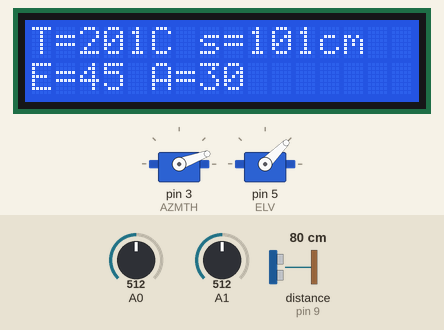
Simulated run of this sketch. Board: Arduino Uno, built with avr-gcc and run on an emulated ATmega328P. Shown: 2 × servo, 16×2 character LCD. Wiring (inferred from the names in the program): ultrasonic range finder: trigger pin 10; echo pin 9. The test bench sets the inputs (shaded band); at power-on: A1 = 512, distance to the obstacle (sensor on pin 9) 80 cm, A0 = 512. The echo pulse lasts 58.3 µs per cm.

Above: at 1.2 s.
1.3 s: A1 set to 716
At 2.1 s:
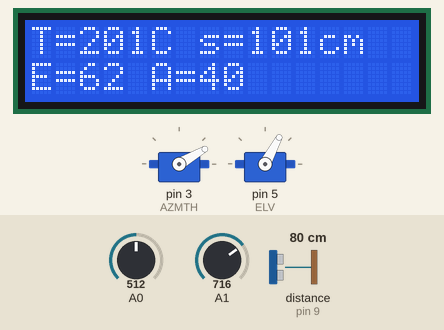
3.7 s: A1 set to 511
At 4.2 s:
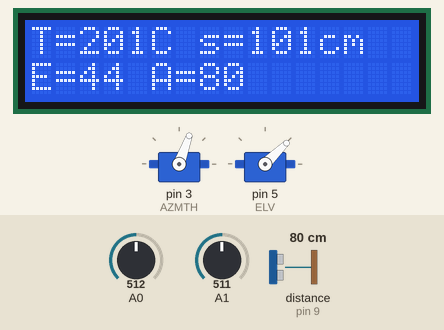
5.8 s: A1 set to 306
At 6.3 s:
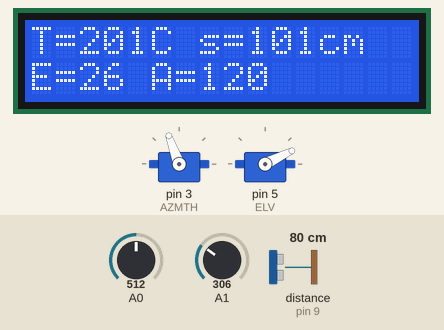
7.9 s: A1 set to 122
At 8.5 s:
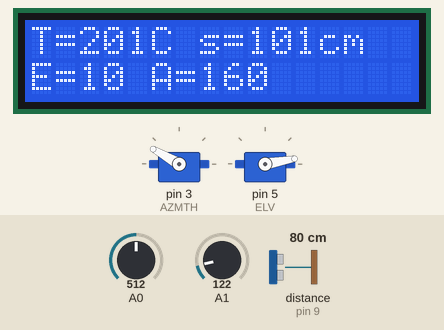
10.1 s: distance to the obstacle (sensor on pin 9) set to 2 cm
At 10.6 s:
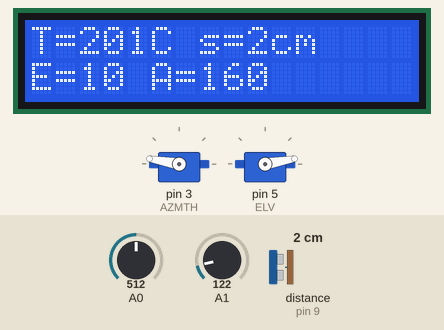
13.2 s: A0 set to 716
At 13.8 s:
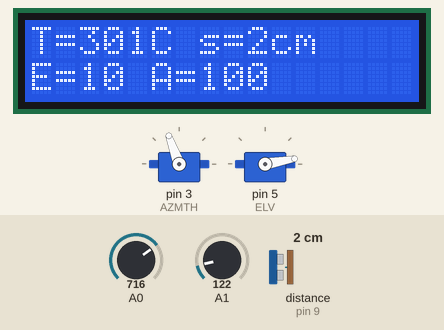
Timing chart, 0 to 19.6 s (numbered marks = the images above; inputs shaded):
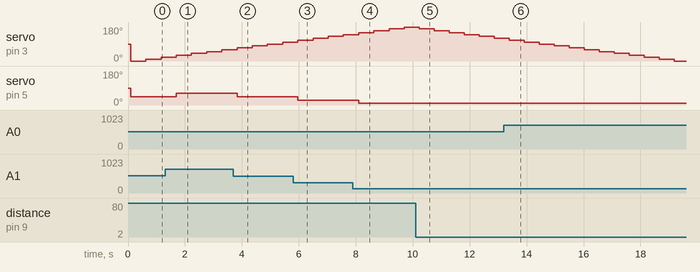

The sketch:

ULDAR.ino
```cpp
/*
System to measure distance in varying temperature conditions
*/


#include <Servo.h>
#include <Wire.h>
#include <LiquidCrystal_I2C.h>

#define ECHO 9  //echo pin
#define TRIG 10 // trigger pin

LiquidCrystal_I2C lcd(32, 16, 2);
Servo AZMTH,ELV;

/*
Velocity of Sound is directly proportional to the temperature
ref: https://www.engineeringtoolbox.com/air-speed-sound-d_603.html
speed of sound (v) = 20.05(273.16 + temperature)^1/2
*/
signed temp; // temperature range is from -40C to 125C
int TMP36_val; //the value of TMP36 ranges from 20 to 358
double vSnd; //velocity of sound

int potVal;

int azmth = 0; // azimuth angle
int elv = 0; // elevation angle

int distance;
long duration;

bool sweepDir;

void setup()
{
 Serial.begin(9600);

 pinMode(A0,INPUT);
 pinMode(A1,INPUT);

 AZMTH.attach(3);
 ELV.attach(5);

 pinMode(TRIG, OUTPUT);
 pinMode(ECHO, INPUT);

 lcd.init();
 lcd.backlight();
}

void loop()
{

 if (azmth == 0) sweepDir = true;
 else if (azmth == 180) sweepDir = false;
 lcd.clear();
 lcd.setCursor(0,0);

 digitalWrite(TRIG, LOW);
 delayMicroseconds(2);
 digitalWrite(TRIG, HIGH);
 delayMicroseconds(10);
 digitalWrite(TRIG, LOW);
 duration = pulseIn(ECHO, HIGH);

 TMP36_val = analogRead(A0);
 temp  =   map(((TMP36_val - 20) * 3.04), 0, 1023, -40, 125);
 lcd.print("T=");
 lcd.print(temp);
 lcd.print("C ");

 vSnd = (pow(temp + 273.16,0.5)*20.05);

 //display the distance
 lcd.setCursor(7,0);
 lcd.print("s=");
 distance = (((vSnd/10000) * duration))/2;
 lcd.print(distance);
 lcd.print("cm");
 //Seting the elevation of the UL-DAR
 potVal = analogRead(A1);
 elv = map(potVal,0,1023,0,90);
 ELV.write(elv);

 //Sweep azimuth 10 deg of incrment
 AZMTH.write(azmth);
 azmth = azmth + ((sweepDir)?10:-10);
 lcd.setCursor(0,1);
 lcd.print("E=");
 lcd.print(elv);
 lcd.print(" A=");
 lcd.print(azmth);
 delay(500);
}
```

Measured:
- after the input at 1.3 s, servo on pin 5 (ELV): 45° → 62° after 0.40 s
- after the input at 3.7 s, servo on pin 5 (ELV): 62° → 44° after 0.13 s
- after the input at 5.8 s, servo on pin 5 (ELV): 44° → 26° after 0.17 s
- after the input at 7.9 s, servo on pin 5 (ELV): 26° → 10° after 0.20 s
- what the display in image 1 shows lasts 0.5 s, from 1.7 s to 2.2 s
